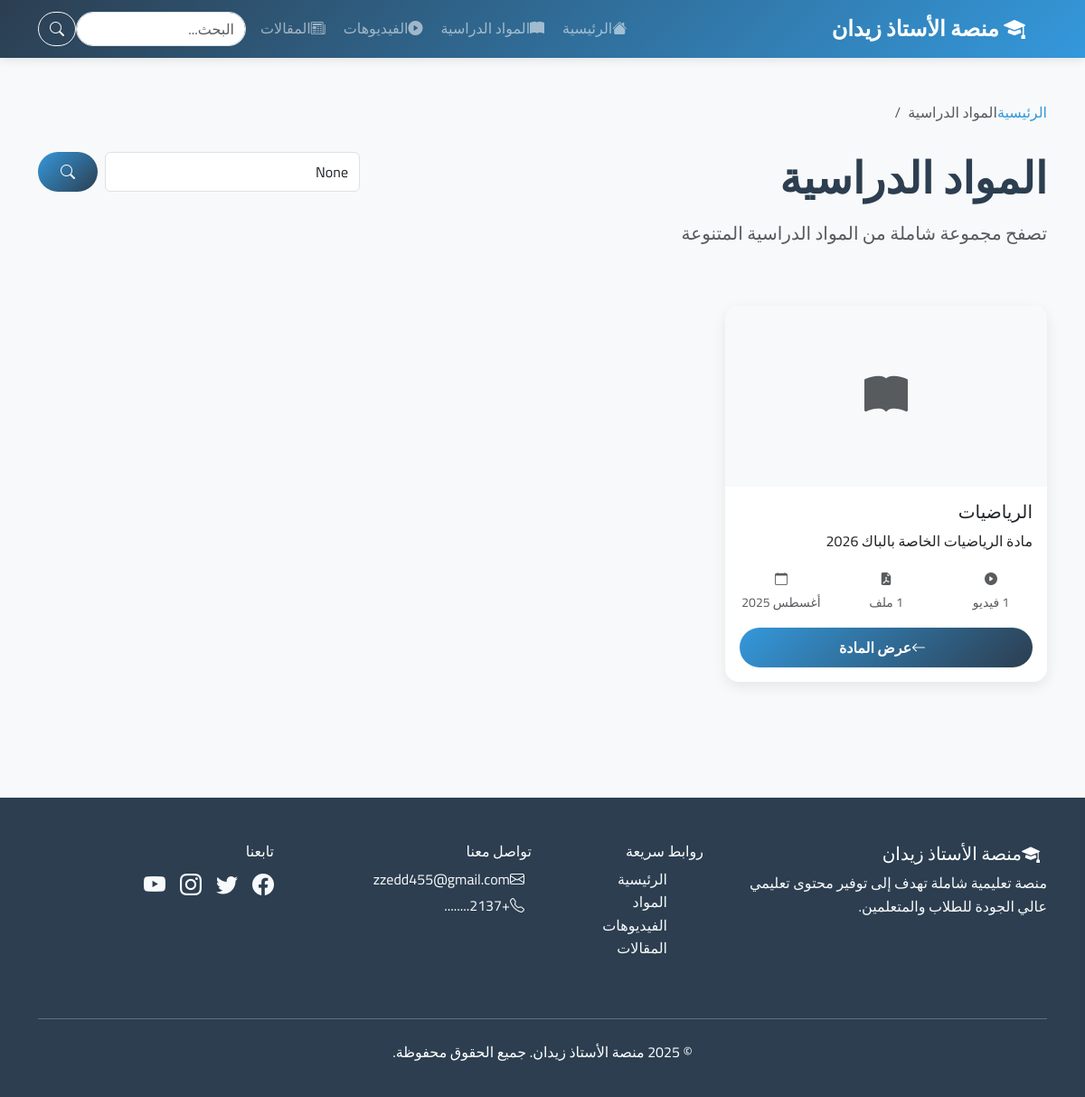
Page /courses/ on the committed database.
### core/models.py (models this page shows, shortened)
class Course(models.Model):
    title = models.CharField(max_length=200, verbose_name="عنوان المادة")
    description = models.TextField(verbose_name="وصف المادة")
    image = models.ImageField(upload_to='course_images/', blank=True, null=True, verbose_name="صورة المادة")
    created_at = models.DateTimeField(auto_now_add=True)
    updated_at = models.DateTimeField(auto_now=True)
    is_active = models.BooleanField(default=True, verbose_name="نشط")
    class Meta:
        verbose_name = "مادة دراسية"
        verbose_name_plural = "المواد الدراسية"
        ordering = ['-created_at']

### core/views.py (the view)
# urls.py: path('courses/', views.course_list, name='course_list'),
def course_list(request):
    courses = Course.objects.filter(is_active=True)
    search_query = request.GET.get('search')
    if search_query:
        courses = courses.filter(
            Q(title__icontains=search_query) |
            Q(description__icontains=search_query)
        )
    paginator = Paginator(courses, 9)  # Show 9 courses per page
    page_number = request.GET.get('page')
    page_obj = paginator.get_page(page_number)
    context = {
        'page_obj': page_obj,
        'search_query': search_query,
    }
    return render(request, 'core/course_list.html', context)

### core/templates/core/course_list.html (shortened to what this page needs)
{% extends 'core/base.html' %}
{% block content %}
<div class="container py-5">
    <nav aria-label="breadcrumb">
        <ol class="breadcrumb">
            <li class="breadcrumb-item"><a href="{% url 'core:home' %}">الرئيسية</a></li>
            <li class="breadcrumb-item active">المواد الدراسية</li>
        </ol>
    </nav>
    <div class="row mb-5">
        <div class="col-lg-8">
            <h1 class="display-5 fw-bold mb-3">المواد الدراسية</h1>
            <p class="lead text-muted">تصفح مجموعة شاملة من المواد الدراسية المتنوعة</p>
        </div>
        <div class="col-lg-4">
            <form method="GET" class="d-flex gap-2">
                <input type="text" name="search" class="form-control" placeholder="البحث في المواد..." value="{{ search_query }}">
                <button type="submit" class="btn btn-primary">
                    <i class="bi bi-search"></i>
                </button>
            </form>
        </div>
    </div>
    {% if page_obj %}
    <div class="row g-4">
        {% for course in page_obj %}
        <div class="col-lg-4 col-md-6">
            <div class="card h-100">
                {% if course.image %}
                    <img src="{{ course.image.url }}" class="card-img-top" alt="{{ course.title }}">
                {% else %}
                    <div class="card-img-top bg-light d-flex align-items-center justify-content-center" style="height: 200px;">
                        <i class="bi bi-book-fill text-muted" style="font-size: 3rem;"></i>
                    </div>
                {% endif %}
                <div class="card-body d-flex flex-column">
                    <h5 class="card-title">{{ course.title }}</h5>
                    <p class="card-text flex-grow-1">{{ course.description|truncatewords:25 }}</p>
                    <div class="row text-center mb-3">
                        <div class="col-4">
                            <small class="text-muted">
                                <i class="bi bi-play-circle-fill"></i><br>
                                {{ course.videos.count }} فيديو
                            </small>
                        </div>
                        <div class="col-4">
                            <small class="text-muted">
                                <i class="bi bi-file-earmark-pdf-fill"></i><br>
                                {{ course.files.count }} ملف
                            </small>
                        </div>
                        <div class="col-4">
                            <small class="text-muted">
                                <i class="bi bi-calendar"></i><br>
                                {{ course.created_at|date:"M Y" }}
                            </small>
                        </div>
                    </div>
                    <div class="mt-auto">
                        <a href="{% url 'core:course_detail' course.pk %}" class="btn btn-primary w-100">
                            <i class="bi bi-arrow-left me-2"></i>عرض المادة
                        </a>
                    </div>
                </div>
            </div>
        </div>
        {% endfor %}
    </div>
    {% endif %}
</div>
{% endblock %}

### core/templates/core/base.html (style rules this page uses)
:root { --primary-color: #2c3e50; --secondary-color: #3498db; --accent-color: #e74c3c; --success-color: #27ae60; --warning-color: #f39c12; --light-bg: #f8f9fa; --dark-text: #2c3e50; --light-text: #7f8c8d; }
* { font-family: 'Cairo', sans-serif; }
body { background-color: var(--light-bg); color: var(--dark-text); line-height: 1.6; }
.card { border: none; border-radius: 15px; box-shadow: 0 5px 15px rgba(0,0,0,0.08); transition: all 0.3s ease; overflow: hidden; }
.card-img-top { height: 200px; object-fit: cover; transition: transform 0.3s ease; }
.btn-primary { background: linear-gradient(135deg, var(--secondary-color), var(--primary-color)); border: none; border-radius: 25px; padding: 10px 25px; font-weight: 600; transition: all 0.3s ease; }
.breadcrumb { background: none; padding: 0; margin-bottom: 30px; }
.breadcrumb-item a { color: var(--secondary-color); text-decoration: none; }

### rows in the picture
Course: title "الرياضيات", description "مادة الرياضيات الخاصة بالباك 2026", created_at "أغسطس 2025"
